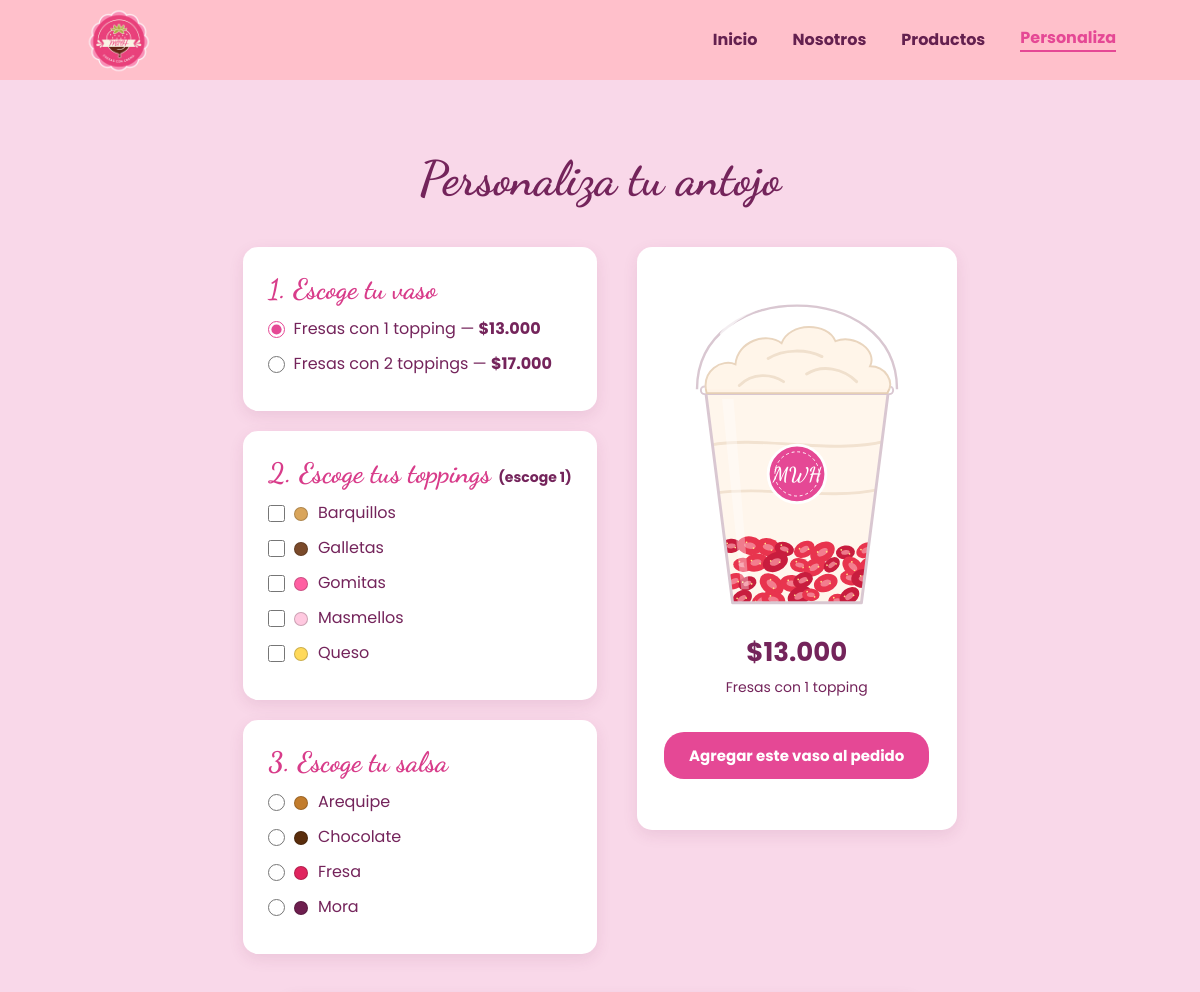
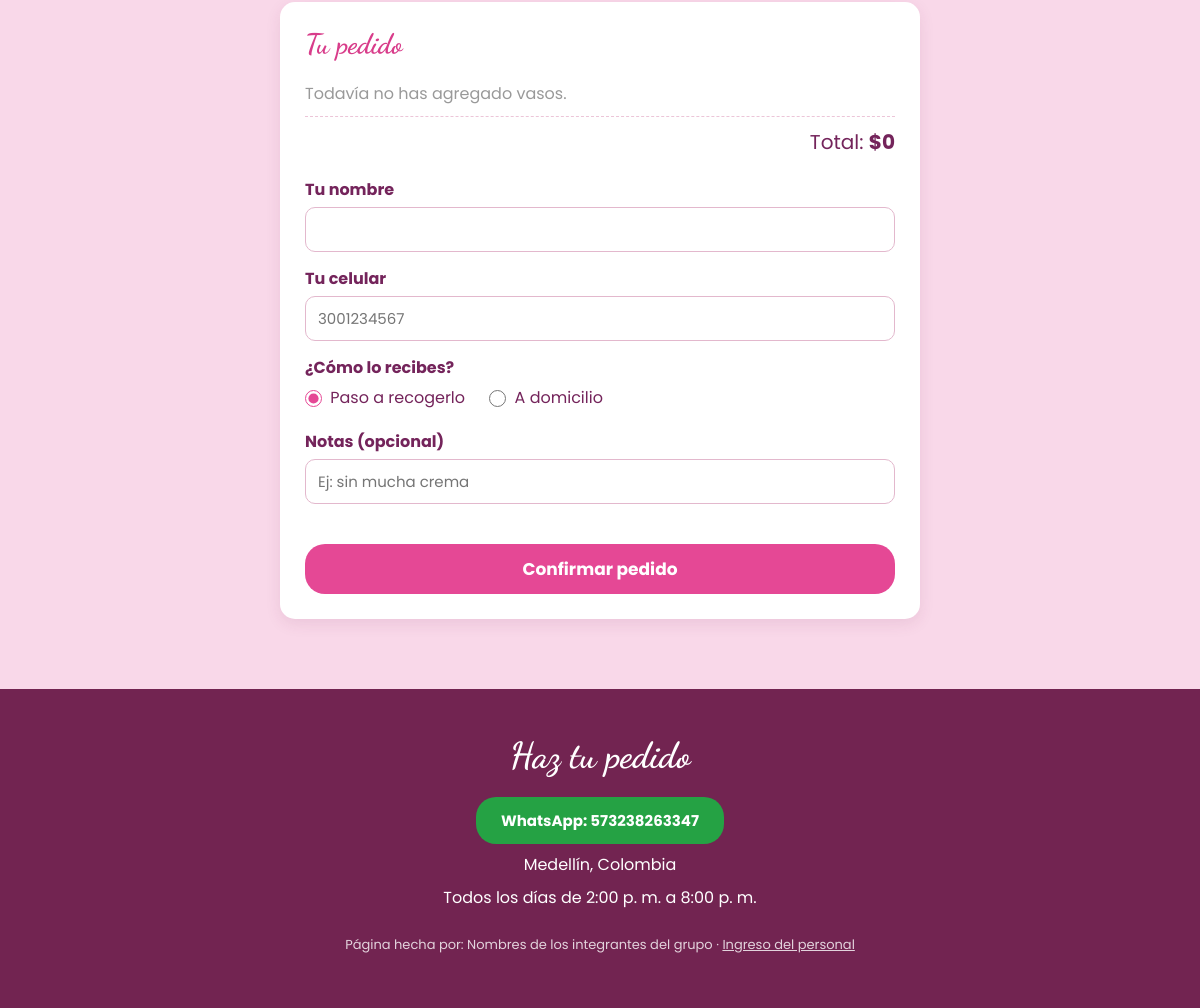
Screenshot of /personaliza.php with the database file from the repository (2 pictures, top to bottom).
### tables this page shows
CREATE TABLE productos (
  id                 INT AUTO_INCREMENT PRIMARY KEY,
  nombre             VARCHAR(60)  NOT NULL UNIQUE,
  descripcion        VARCHAR(200) NOT NULL DEFAULT '',
  toppings_incluidos TINYINT      NOT NULL,
  precio             INT UNSIGNED NOT NULL,
  imagen             VARCHAR(150) NOT NULL DEFAULT '',
  disponible         TINYINT(1)   NOT NULL DEFAULT 1,
  activo             TINYINT(1)   NOT NULL DEFAULT 1,
  CHECK (toppings_incluidos BETWEEN 1 AND 4),
  CHECK (precio > 0)
);

CREATE TABLE toppings (
  id         INT AUTO_INCREMENT PRIMARY KEY,
  nombre     VARCHAR(40) NOT NULL UNIQUE,
  color      CHAR(7)     NOT NULL DEFAULT '#E54895',
  forma      ENUM('barquillo','galleta','gomita','masmelo','queso','chispas') NOT NULL DEFAULT 'chispas',
  disponible TINYINT(1)  NOT NULL DEFAULT 1,
  activo     TINYINT(1)  NOT NULL DEFAULT 1
);

CREATE TABLE salsas (
  id         INT AUTO_INCREMENT PRIMARY KEY,
  nombre     VARCHAR(40) NOT NULL UNIQUE,
  color      CHAR(7)     NOT NULL DEFAULT '#E54895',
  disponible TINYINT(1)  NOT NULL DEFAULT 1,
  activo     TINYINT(1)  NOT NULL DEFAULT 1
);

### includes/funciones.php (called while the page is built, shortened)
<?php
require_once __DIR__ . "/conexion.php";
function limpiar($texto)
{
    return htmlspecialchars((string) $texto, ENT_QUOTES, "UTF-8");
}
function pesos($valor)
{
    return "$" . number_format((int) $valor, 0, ",", ".");
}
function consultar($sql, $tipos = "", $valores = [])
{
    global $conexion;
    $stmt = $conexion->prepare($sql);
    $stmt->execute();
    $filas = $stmt->get_result()->fetch_all(MYSQLI_ASSOC);
    return $filas;
}

### personaliza.php (the view, shortened to what this page needs)
<?php
require "includes/funciones.php";
$productos = consultar(
    "SELECT id, nombre, toppings_incluidos, precio
       FROM productos WHERE activo = 1 AND disponible = 1 ORDER BY precio"
);
$toppings = consultar("SELECT id, nombre, color, forma, disponible FROM toppings WHERE activo = 1 ORDER BY nombre");
$salsas   = consultar("SELECT id, nombre, color, disponible FROM salsas WHERE activo = 1 ORDER BY nombre");
$escogido = (int) ($_GET["producto"] ?? 0);
if (!in_array($escogido, array_column($productos, "id"))) {
    $escogido = $productos[0]["id"] ?? 0;
}
require "includes/encabezado.php";
?>
    <section class="personaliza" id="personaliza">
        <h2>Personaliza tu antojo</h2>
        <?php if (!$productos): ?>
            <p class="aviso aviso-error">Hoy no tenemos vasos disponibles. ¡Vuelve pronto!</p>
        <?php else: ?>
        <div class="armador">
            <div class="opciones">
                <div class="paso">
                    <h3>1. Escoge tu vaso</h3>
                    <?php foreach ($productos as $p): ?>
                        <label>
                            <input type="radio" name="producto" value="<?= $p["id"] ?>" <?= $p["id"] == $escogido ? "checked" : "" ?>>
                            <?= limpiar($p["nombre"]) ?> — <strong><?= pesos($p["precio"]) ?></strong>
                        </label>
                    <?php endforeach; ?>
                </div>
                <div class="paso">
                    <h3>2. Escoge tus toppings <small id="cuantos-toppings"></small></h3>
                    <?php foreach ($toppings as $t): ?>
                        <label class="<?= $t["disponible"] ? "" : "agotado" ?>">
                            <input type="checkbox" name="topping" value="<?= $t["id"] ?>" <?= $t["disponible"] ? "" : "disabled" ?>>
                            <span class="punto" style="background: <?= limpiar($t["color"]) ?>"></span>
                            <?= limpiar($t["nombre"]) ?>
                        </label>
                    <?php endforeach; ?>
                </div>
                <div class="paso">
                    <h3>3. Escoge tu salsa</h3>
                    <?php foreach ($salsas as $s): ?>
                        <label class="<?= $s["disponible"] ? "" : "agotado" ?>">
                            <input type="radio" name="salsa" value="<?= $s["id"] ?>" <?= $s["disponible"] ? "" : "disabled" ?>>
                            <span class="punto" style="background: <?= limpiar($s["color"]) ?>"></span>
                            <?= limpiar($s["nombre"]) ?>
                        </label>
                    <?php endforeach; ?>
                </div>
            </div>
            <div class="vista-vaso">
                <div class="vaso-svg" id="vaso"></div>
                <p class="precio-vaso" id="precio-vaso"></p>
                <p class="resumen-vaso" id="resumen-vaso"></p>
                <button type="button" id="agregar">Agregar este vaso al pedido</button>
            </div>
        </div>
        <div class="pedido" id="pedido">
            <h3>Tu pedido</h3>
            <ul id="lista-vasos"><li class="vacio">Todavía no has agregado vasos.</li></ul>
            <p class="total">Total: <strong id="total">$0</strong></p>
            <form id="form-pedido" novalidate>
                <div class="campo">
                    <label for="cliente">Tu nombre</label>
                    <input type="text" id="cliente" name="cliente" maxlength="60" autocomplete="name">
                </div>
                <div class="campo">
                    <label for="telefono">Tu celular</label>
                    <input type="tel" id="telefono" name="telefono" inputmode="numeric" placeholder="3001234567" autocomplete="tel">
                </div>
                <div class="campo">
                    <span class="etiqueta">¿Cómo lo recibes?</span>
                    <label class="en-linea"><input type="radio" name="entrega" value="recoger" checked> Paso a recogerlo</label>
                    <label class="en-linea"><input type="radio" name="entrega" value="domicilio"> A domicilio</label>
                </div>
                <div class="campo">
                    <label for="notas">Notas (opcional)</label>
                    <input type="text" id="notas" name="notas" maxlength="200" placeholder="Ej: sin mucha crema">
                </div>
                <p class="mensaje-error" id="error-pedido" role="alert"></p>
                <button type="submit" class="confirmar" id="confirmar">Confirmar pedido</button>
            </form>
        </div>
        <?php endif; ?>
    </section>
<?php require "includes/pie.php"; ?>

### assets/css/estilos.css (style rules this page uses)
:root { --vino: #74245b; --vino-oscuro: #64204f; --rosado: #e54895; --rosado-oscuro: #c92d78; --rosado-titulo: #d83c8a; --rosado-claro: #ffe3f0; --rosado-fondo: #f9d8e9; --pie: #722451; --verde: #1f9d55; --rojo: #c62828; }
* { margin: 0; padding: 0; box-sizing: border-box; }
html { scroll-behavior: smooth; }
body { font-family: 'Poppins', Arial, sans-serif; background-color: white; color: var(--vino); overflow-x: hidden; }
h1, h2, h3 { font-family: 'Dancing Script', cursive; }
button, .boton { display: inline-block; border: none; background-color: var(--rosado); color: white; padding: 12px 25px; border-radius: 20px; cursor: pointer; font-weight: bold; font-family: inherit; font-size: 15px; text-decoration: none; transition: transform 0.3s ease, box-shadow 0.3s ease, background-color 0.3s; }
.punto { display: inline-block; width: 14px; height: 14px; border-radius: 50%; border: 1px solid rgba(0, 0, 0, 0.2); vertical-align: middle; margin-right: 6px; }
.personaliza { background-color: var(--rosado-fondo); padding: 70px 8%; text-align: center; }
.personaliza h2 { font-size: 48px; margin-bottom: 40px; }
.armador { display: flex; justify-content: center; gap: 40px; flex-wrap: wrap; }
.opciones { display: flex; flex-direction: column; gap: 20px; text-align: left; }
.paso, .pedido, .vista-vaso { background-color: white; padding: 25px; border-radius: 15px; min-width: 280px; box-shadow: 0 5px 15px rgba(116, 36, 91, 0.10); }
.paso h3, .pedido h3 { margin-bottom: 10px; color: var(--rosado-titulo); font-size: 28px; }
.paso h3 small { font-family: 'Poppins', Arial, sans-serif; font-size: 14px; color: var(--vino); }
label { display: block; margin: 10px 0; cursor: pointer; }
input[type="checkbox"], input[type="radio"] { accent-color: var(--rosado); width: 17px; height: 17px; vertical-align: middle; margin-right: 4px; }
.vista-vaso { width: 320px; display: flex; flex-direction: column; align-items: center; align-self: flex-start; }
.vaso-svg { width: 250px; max-width: 100%; }
.precio-vaso { font-size: 26px; font-weight: bold; margin: 15px 0 5px; }
.resumen-vaso { font-size: 14px; min-height: 40px; margin-bottom: 15px; }
.mensaje-error { color: var(--rojo); font-weight: bold; margin-top: 10px; min-height: 1em; }
.pedido { max-width: 640px; margin: 40px auto 0; text-align: left; }
#lista-vasos { list-style: none; margin-bottom: 10px; }
#lista-vasos li { display: flex; justify-content: space-between; align-items: center; gap: 10px; padding: 10px 0; border-bottom: 1px dashed #ecc5d8; }
#lista-vasos li.vacio { color: #999; }
.total { text-align: right; font-size: 20px; margin: 10px 0 20px; }
.campo { margin-bottom: 14px; }
.campo label, .etiqueta { display: block; margin: 0 0 5px; font-weight: bold; }
.campo label.en-linea { display: inline-block; font-weight: normal; margin-right: 20px; }
input[type="text"], input[type="tel"], input[type="email"], input[type="password"], input[type="number"], input[type="search"], select, textarea { width: 100%; padding: 10px 12px; border: 1px solid #e3b8cd; border-radius: 10px; font-family: inherit; font-size: 15px; color: #333; }
.confirmar { width: 100%; margin-top: 10px; font-size: 17px; }

### rows the page displays
productos: producto "☑ Fresas con 1 topping — $13.000", nombre "Fresas con 1 topping", precio "$13.000"
productos: producto "☐ Fresas con 2 toppings — $17.00", nombre "Fresas con 2 toppings", precio "$17.000"
toppings: nombre "Barquillos"
toppings: nombre "Galletas"
toppings: nombre "Gomitas"
toppings: nombre "Masmellos"
toppings: nombre "Queso"
salsas: disponible "☐ Arequipe", nombre "Arequipe"
salsas: disponible "☐ Chocolate", nombre "Chocolate"
salsas: disponible "☐ Fresa", nombre "Fresa"
salsas: disponible "☐ Mora", nombre "Mora"

### other values shown
$texto "Inicio"
$texto "Nosotros"
$texto "Productos"
$texto "Personaliza"
limpiar(config("whatsapp")) "573238263347"
limpiar(config("ciudad")) "Medellín, Colombia"
limpiar(config("horario")) "Todos los días de 2:00 p. m. a 8:00 p. m."
limpiar(config("integrantes")) "Nombres de los integrantes del grupo"
